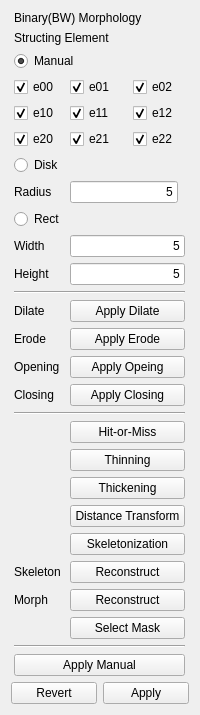
<?xml version="1.0" encoding="UTF-8"?>
<ui version="4.0">
 <class>BWMorphInspector</class>
 <widget class="QWidget" name="BWMorphInspector">
  <property name="geometry">
   <rect>
    <x>0</x>
    <y>0</y>
    <width>200</width>
    <height>700</height>
   </rect>
  </property>
  <property name="minimumSize">
   <size>
    <width>200</width>
    <height>0</height>
   </size>
  </property>
  <property name="maximumSize">
   <size>
    <width>200</width>
    <height>16777215</height>
   </size>
  </property>
  <property name="windowTitle">
   <string>Form</string>
  </property>
  <layout class="QVBoxLayout" name="verticalLayout">
   <item>
    <layout class="QGridLayout" name="gridLayout">
     <item row="15" column="0">
      <widget class="QLabel" name="label_2">
       <property name="text">
        <string>Opening</string>
       </property>
      </widget>
     </item>
     <item row="15" column="1" colspan="2">
      <widget class="QPushButton" name="opeingButton">
       <property name="text">
        <string>Apply Opeing</string>
       </property>
      </widget>
     </item>
     <item row="13" column="0">
      <widget class="QLabel" name="label">
       <property name="text">
        <string>Dilate</string>
       </property>
      </widget>
     </item>
     <item row="13" column="1" colspan="2">
      <widget class="QPushButton" name="dilateButton">
       <property name="text">
        <string>Apply Dilate</string>
       </property>
      </widget>
     </item>
     <item row="22" column="1" colspan="2">
      <widget class="QPushButton" name="thickeningButton">
       <property name="text">
        <string>Thickening</string>
       </property>
      </widget>
     </item>
     <item row="24" column="1" colspan="2">
      <widget class="QPushButton" name="skeletonizationButton">
       <property name="text">
        <string>Skeletonization</string>
       </property>
      </widget>
     </item>
     <item row="19" column="1" colspan="2">
      <widget class="QPushButton" name="hitOrMissButton">
       <property name="text">
        <string>Hit-or-Miss</string>
       </property>
      </widget>
     </item>
     <item row="23" column="1" colspan="2">
      <widget class="QPushButton" name="distanceTransformButton">
       <property name="text">
        <string>Distance Transform</string>
       </property>
      </widget>
     </item>
     <item row="25" column="1" colspan="2">
      <widget class="QPushButton" name="reconstructButton">
       <property name="text">
        <string>Reconstruct</string>
       </property>
      </widget>
     </item>
     <item row="21" column="1" colspan="2">
      <widget class="QPushButton" name="thinningButton">
       <property name="text">
        <string>Thinning</string>
       </property>
      </widget>
     </item>
     <item row="5" column="1">
      <widget class="QCheckBox" name="element11CheckBox">
       <property name="text">
        <string>e11</string>
       </property>
       <property name="checkable">
        <bool>true</bool>
       </property>
       <property name="checked">
        <bool>true</bool>
       </property>
      </widget>
     </item>
     <item row="4" column="0">
      <widget class="QCheckBox" name="element00CheckBox">
       <property name="sizePolicy">
        <sizepolicy hsizetype="Maximum" vsizetype="Preferred">
         <horstretch>0</horstretch>
         <verstretch>0</verstretch>
        </sizepolicy>
       </property>
       <property name="text">
        <string>e00</string>
       </property>
       <property name="checked">
        <bool>true</bool>
       </property>
      </widget>
     </item>
     <item row="3" column="0" colspan="3">
      <widget class="QRadioButton" name="manualRadioButton">
       <property name="text">
        <string>Manual</string>
       </property>
       <property name="checked">
        <bool>true</bool>
       </property>
      </widget>
     </item>
     <item row="5" column="0">
      <widget class="QCheckBox" name="element10CheckBox">
       <property name="text">
        <string>e10</string>
       </property>
       <property name="checked">
        <bool>true</bool>
       </property>
      </widget>
     </item>
     <item row="0" column="0" colspan="3">
      <widget class="QLabel" name="smoothingLabel">
       <property name="text">
        <string>Binary(BW) Morphology</string>
       </property>
      </widget>
     </item>
     <item row="4" column="2">
      <widget class="QCheckBox" name="element02CheckBox">
       <property name="sizePolicy">
        <sizepolicy hsizetype="Maximum" vsizetype="Preferred">
         <horstretch>0</horstretch>
         <verstretch>0</verstretch>
        </sizepolicy>
       </property>
       <property name="text">
        <string>e02</string>
       </property>
       <property name="checked">
        <bool>true</bool>
       </property>
      </widget>
     </item>
     <item row="5" column="2">
      <widget class="QCheckBox" name="element12CheckBox">
       <property name="text">
        <string>e12</string>
       </property>
       <property name="checked">
        <bool>true</bool>
       </property>
      </widget>
     </item>
     <item row="6" column="1">
      <widget class="QCheckBox" name="element21CheckBox">
       <property name="text">
        <string>e21</string>
       </property>
       <property name="checked">
        <bool>true</bool>
       </property>
      </widget>
     </item>
     <item row="6" column="2">
      <widget class="QCheckBox" name="element22CheckBox">
       <property name="text">
        <string>e22</string>
       </property>
       <property name="checked">
        <bool>true</bool>
       </property>
      </widget>
     </item>
     <item row="4" column="1">
      <widget class="QCheckBox" name="element01CheckBox">
       <property name="sizePolicy">
        <sizepolicy hsizetype="Maximum" vsizetype="Preferred">
         <horstretch>0</horstretch>
         <verstretch>0</verstretch>
        </sizepolicy>
       </property>
       <property name="text">
        <string>e01</string>
       </property>
       <property name="checked">
        <bool>true</bool>
       </property>
      </widget>
     </item>
     <item row="14" column="0">
      <widget class="QLabel" name="rotationLabel">
       <property name="text">
        <string>Erode</string>
       </property>
      </widget>
     </item>
     <item row="2" column="0" colspan="3">
      <widget class="QLabel" name="label_6">
       <property name="text">
        <string>Structing Element</string>
       </property>
      </widget>
     </item>
     <item row="6" column="0">
      <widget class="QCheckBox" name="element20CheckBox">
       <property name="text">
        <string>e20</string>
       </property>
       <property name="checked">
        <bool>true</bool>
       </property>
      </widget>
     </item>
     <item row="18" column="0" colspan="3">
      <widget class="Line" name="line_3">
       <property name="orientation">
        <enum>Qt::Horizontal</enum>
       </property>
      </widget>
     </item>
     <item row="8" column="0">
      <widget class="QLabel" name="label_3">
       <property name="text">
        <string>Radius</string>
       </property>
      </widget>
     </item>
     <item row="10" column="0">
      <widget class="QLabel" name="label_5">
       <property name="text">
        <string>Width</string>
       </property>
      </widget>
     </item>
     <item row="11" column="1" colspan="2">
      <widget class="QLineEdit" name="heightLineEdit">
       <property name="text">
        <string>5</string>
       </property>
       <property name="alignment">
        <set>Qt::AlignRight|Qt::AlignTrailing|Qt::AlignVCenter</set>
       </property>
      </widget>
     </item>
     <item row="31" column="0" colspan="3">
      <widget class="QPushButton" name="manualButton">
       <property name="text">
        <string>Apply Manual</string>
       </property>
      </widget>
     </item>
     <item row="16" column="1" colspan="2">
      <widget class="QPushButton" name="closingButton">
       <property name="text">
        <string>Apply Closing</string>
       </property>
      </widget>
     </item>
     <item row="32" column="0" colspan="3">
      <spacer name="verticalSpacer">
       <property name="orientation">
        <enum>Qt::Vertical</enum>
       </property>
       <property name="sizeHint" stdset="0">
        <size>
         <width>20</width>
         <height>40</height>
        </size>
       </property>
      </spacer>
     </item>
     <item row="28" column="0" colspan="3">
      <widget class="Line" name="line_4">
       <property name="orientation">
        <enum>Qt::Horizontal</enum>
       </property>
      </widget>
     </item>
     <item row="16" column="0">
      <widget class="QLabel" name="label_4">
       <property name="text">
        <string>Closing</string>
       </property>
      </widget>
     </item>
     <item row="11" column="0">
      <widget class="QLabel" name="label_7">
       <property name="text">
        <string>Height</string>
       </property>
      </widget>
     </item>
     <item row="14" column="1" colspan="2">
      <widget class="QPushButton" name="erodeButton">
       <property name="text">
        <string>Apply Erode</string>
       </property>
      </widget>
     </item>
     <item row="8" column="1" colspan="2">
      <widget class="QLineEdit" name="radiusLineEdit">
       <property name="sizePolicy">
        <sizepolicy hsizetype="Maximum" vsizetype="Fixed">
         <horstretch>0</horstretch>
         <verstretch>0</verstretch>
        </sizepolicy>
       </property>
       <property name="text">
        <string>5</string>
       </property>
       <property name="alignment">
        <set>Qt::AlignRight|Qt::AlignTrailing|Qt::AlignVCenter</set>
       </property>
      </widget>
     </item>
     <item row="10" column="1" colspan="2">
      <widget class="QLineEdit" name="widthLineEdit">
       <property name="text">
        <string>5</string>
       </property>
       <property name="alignment">
        <set>Qt::AlignRight|Qt::AlignTrailing|Qt::AlignVCenter</set>
       </property>
      </widget>
     </item>
     <item row="9" column="0" colspan="3">
      <widget class="QRadioButton" name="rectRadioButton">
       <property name="text">
        <string>Rect</string>
       </property>
      </widget>
     </item>
     <item row="7" column="0" colspan="3">
      <widget class="QRadioButton" name="diskRadioButton">
       <property name="text">
        <string>Disk</string>
       </property>
      </widget>
     </item>
     <item row="12" column="0" colspan="3">
      <widget class="Line" name="line_2">
       <property name="orientation">
        <enum>Qt::Horizontal</enum>
       </property>
      </widget>
     </item>
     <item row="27" column="1" colspan="2">
      <widget class="QPushButton" name="maskButton">
       <property name="text">
        <string>Select Mask</string>
       </property>
      </widget>
     </item>
     <item row="26" column="1" colspan="2">
      <widget class="QPushButton" name="morphReconstructButton">
       <property name="text">
        <string>Reconstruct</string>
       </property>
      </widget>
     </item>
     <item row="26" column="0">
      <widget class="QLabel" name="label_8">
       <property name="text">
        <string>Morph</string>
       </property>
      </widget>
     </item>
     <item row="25" column="0">
      <widget class="QLabel" name="label_9">
       <property name="text">
        <string>Skeleton</string>
       </property>
      </widget>
     </item>
    </layout>
   </item>
   <item>
    <layout class="QHBoxLayout" name="BottomButtonsLayout">
     <item>
      <widget class="QPushButton" name="revertPushButton">
       <property name="text">
        <string>Revert</string>
       </property>
      </widget>
     </item>
     <item>
      <widget class="QPushButton" name="applyPushButton">
       <property name="text">
        <string>Apply</string>
       </property>
      </widget>
     </item>
    </layout>
   </item>
  </layout>
 </widget>
 <resources/>
 <connections/>
</ui>
